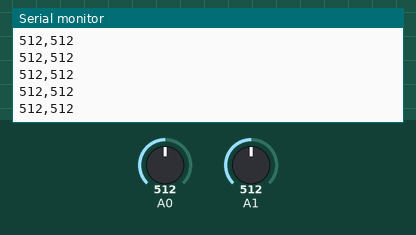
This sketch was run on a simulated Arduino Uno, built with avr-gcc and run on an emulated ATmega328P. On the bench: the last lines printed to the serial monitor. The test bench sets the inputs (shaded band); at power-on: A1 = 512, A0 = 512.

Above: at 1.2 s.
1.3 s: A1 set to 986
At 1.8 s:
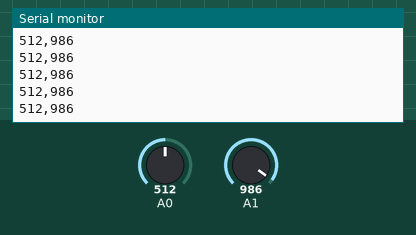
2.8 s: A1 set to 1014
At 3.3 s:
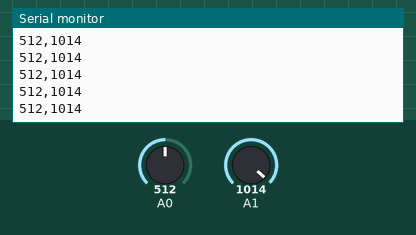
Timing chart, 0 to 5.8 s (numbered marks = the images above; inputs shaded):
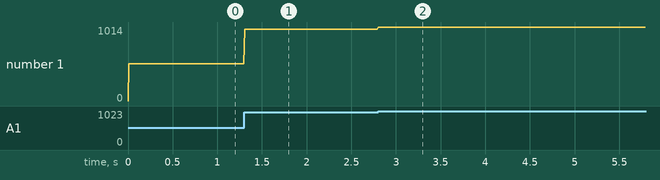

Measured:
- after the input at 1.3 s, the serial monitor: prints a new line at once (image 1)
- after the input at 2.8 s, the serial monitor: prints a new line at once (image 2)
- plotted number 1: 512 → 986 after the input at 1.3 s, 986 → 1014 after the input at 2.8 s

The sketch:

328P_ADC.ino
```cpp
volatile uint8_t low, high = 0;
volatile uint8_t channel = 0;
volatile unsigned int val[2] = {0};

void setup() {
  Serial.begin(115200);
  ADMUX = (1 << REFS0);
  ADCSRA |= (1 << ADEN);
  ADCSRA |= 0b00000111;
  DIDR0 = 0b00111111;
  ADCSRA |= (1 << ADIE);
  ADCSRA |= (1 << ADSC);
}

void loop() {
  //ADCSRA |= (1 << ADSC);
  //while (bit_is_set(ADCSRA, ADSC));
  //low  = ADCL;
  //high = ADCH;
  //Serial.println( (high << 8) | low);
  Serial.print(val[0]);
  Serial.print(",");
  Serial.println(val[1]);
  delay(10);
}


ISR(ADC_vect) {
  low = ADCL;
  high = ADCH;
  val[channel] = (high << 8 ) | low;
  channel = channel == 0 ? 1 : 0;
  //Set channel
  ADMUX = (1 << REFS0) | (channel);
  //Start ADC
  ADCSRA |= (1 << ADSC);
}
```
